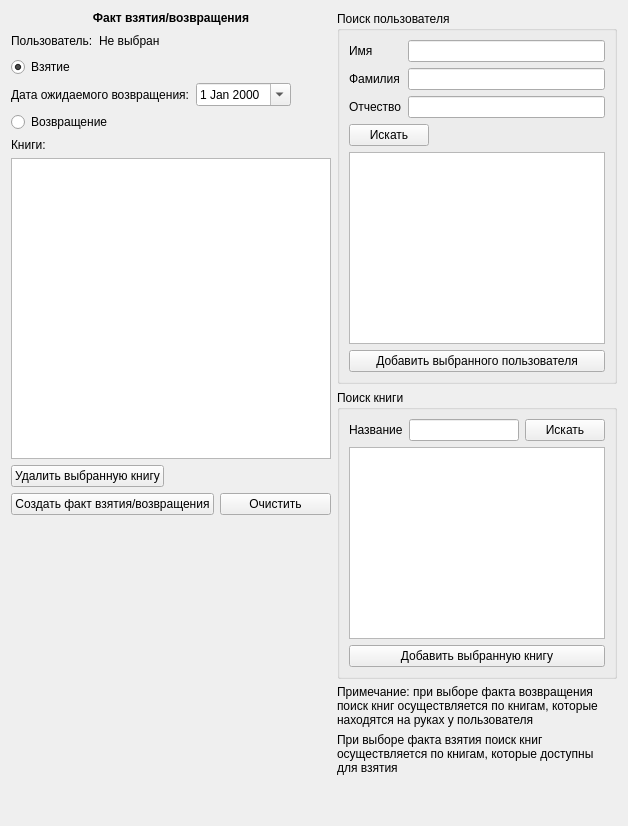
      <widget class="QWidget" name="tab_3">
       <attribute name="title">
        <string>Факт взятия/возвращения</string>
       </attribute>
       <layout class="QHBoxLayout" name="horizontalLayout_13">
        <item>
         <layout class="QVBoxLayout" name="verticalLayout_3">
          <item>
           <widget class="QLabel" name="label_4">
            <property name="font">
             <font>
              <weight>75</weight>
              <bold>true</bold>
             </font>
            </property>
            <property name="text">
             <string>Факт взятия/возвращения</string>
            </property>
            <property name="alignment">
             <set>Qt::AlignCenter</set>
            </property>
           </widget>
          </item>
          <item>
           <layout class="QHBoxLayout" name="horizontalLayout_37">
            <item>
             <widget class="QLabel" name="label_5">
              <property name="text">
               <string>Пользователь:</string>
              </property>
             </widget>
            </item>
            <item>
             <widget class="QLabel" name="factUserLabel">
              <property name="text">
               <string>Не выбран</string>
              </property>
             </widget>
            </item>
            <item>
             <spacer name="horizontalSpacer_18">
              <property name="orientation">
               <enum>Qt::Horizontal</enum>
              </property>
              <property name="sizeHint" stdset="0">
               <size>
                <width>40</width>
                <height>20</height>
               </size>
              </property>
             </spacer>
            </item>
           </layout>
          </item>
          <item>
           <widget class="QRadioButton" name="factTakeRadioBtn">
            <property name="text">
             <string>Взятие</string>
            </property>
            <property name="checked">
             <bool>true</bool>
            </property>
           </widget>
          </item>
          <item>
           <layout class="QHBoxLayout" name="horizontalLayout_14">
            <item>
             <widget class="QLabel" name="label">
              <property name="sizePolicy">
               <sizepolicy hsizetype="Fixed" vsizetype="Preferred">
                <horstretch>0</horstretch>
                <verstretch>0</verstretch>
               </sizepolicy>
              </property>
              <property name="text">
               <string>Дата ожидаемого возвращения:</string>
              </property>
             </widget>
            </item>
            <item>
             <widget class="QDateEdit" name="expectedReturnDate">
              <property name="sizePolicy">
               <sizepolicy hsizetype="Fixed" vsizetype="Fixed">
                <horstretch>0</horstretch>
                <verstretch>0</verstretch>
               </sizepolicy>
              </property>
              <property name="maximumSize">
               <size>
                <width>100</width>
                <height>16777215</height>
               </size>
              </property>
              <property name="calendarPopup">
               <bool>true</bool>
              </property>
             </widget>
            </item>
            <item>
             <spacer name="horizontalSpacer_19">
              <property name="orientation">
               <enum>Qt::Horizontal</enum>
              </property>
              <property name="sizeHint" stdset="0">
               <size>
                <width>40</width>
                <height>20</height>
               </size>
              </property>
             </spacer>
            </item>
           </layout>
          </item>
          <item>
           <widget class="QRadioButton" name="factReturnRadioBtn">
            <property name="sizePolicy">
             <sizepolicy hsizetype="Fixed" vsizetype="Fixed">
              <horstretch>0</horstretch>
              <verstretch>0</verstretch>
             </sizepolicy>
            </property>
            <property name="text">
             <string>Возвращение</string>
            </property>
           </widget>
          </item>
          <item>
           <widget class="QLabel" name="label_6">
            <property name="text">
             <string>Книги:</string>
            </property>
           </widget>
          </item>
          <item>
           <widget class="QListWidget" name="factBookList"/>
          </item>
          <item>
           <layout class="QHBoxLayout" name="horizontalLayout_10">
            <item>
             <widget class="QPushButton" name="factDeleteSelectedBookBtn">
              <property name="text">
               <string>Удалить выбранную книгу</string>
              </property>
             </widget>
            </item>
            <item>
             <spacer name="horizontalSpacer">
              <property name="orientation">
               <enum>Qt::Horizontal</enum>
              </property>
              <property name="sizeHint" stdset="0">
               <size>
                <width>40</width>
                <height>20</height>
               </size>
              </property>
             </spacer>
            </item>
           </layout>
          </item>
          <item>
           <layout class="QHBoxLayout" name="horizontalLayout">
            <item>
             <widget class="QPushButton" name="newFactBtn">
              <property name="text">
               <string>Создать факт взятия/возвращения</string>
              </property>
             </widget>
            </item>
            <item>
             <widget class="QPushButton" name="factClearFieldsBtn">
              <property name="text">
               <string>Очистить</string>
              </property>
             </widget>
            </item>
           </layout>
          </item>
          <item>
           <spacer name="verticalSpacer_11">
            <property name="orientation">
             <enum>Qt::Vertical</enum>
            </property>
            <property name="sizeHint" stdset="0">
             <size>
              <width>20</width>
              <height>40</height>
             </size>
            </property>
           </spacer>
          </item>
         </layout>
        </item>
        <item>
         <layout class="QVBoxLayout" name="verticalLayout_4">
          <item>
           <widget class="QGroupBox" name="groupBox_3">
            <property name="title">
             <string>Поиск пользователя</string>
            </property>
            <layout class="QVBoxLayout" name="verticalLayout">
             <item>
              <layout class="QGridLayout" name="gridLayout_11">
               <item row="3" column="0">
                <widget class="QLabel" name="label_39">
                 <property name="text">
                  <string>Отчество</string>
                 </property>
                </widget>
               </item>
               <item row="0" column="0">
                <widget class="QLabel" name="label_37">
                 <property name="text">
                  <string>Имя</string>
                 </property>
                </widget>
               </item>
               <item row="2" column="0">
                <widget class="QLabel" name="label_24">
                 <property name="text">
                  <string>Фамилия</string>
                 </property>
                </widget>
               </item>
               <item row="0" column="1">
                <widget class="QLineEdit" name="factFirstnameLineEdit">
                 <property name="inputMask">
                  <string/>
                 </property>
                </widget>
               </item>
               <item row="2" column="1">
                <widget class="QLineEdit" name="factLastnameLineEdit">
                 <property name="inputMask">
                  <string/>
                 </property>
                </widget>
               </item>
               <item row="3" column="1">
                <widget class="QLineEdit" name="factMiddlenameLineEdit">
                 <property name="inputMask">
                  <string/>
                 </property>
                </widget>
               </item>
              </layout>
             </item>
             <item>
              <layout class="QHBoxLayout" name="horizontalLayout_2">
               <item>
                <widget class="QPushButton" name="factSearchUserBtn">
                 <property name="text">
                  <string>Искать</string>
                 </property>
                </widget>
               </item>
               <item>
                <spacer name="horizontalSpacer_16">
                 <property name="orientation">
                  <enum>Qt::Horizontal</enum>
                 </property>
                 <property name="sizeHint" stdset="0">
                  <size>
                   <width>40</width>
                   <height>20</height>
                  </size>
                 </property>
                </spacer>
               </item>
              </layout>
             </item>
             <item>
              <widget class="QListWidget" name="factSearchUserList"/>
             </item>
             <item>
              <widget class="QPushButton" name="factAddSelectedUserBtn">
               <property name="text">
                <string>Добавить выбранного пользователя</string>
               </property>
              </widget>
             </item>
            </layout>
           </widget>
          </item>
          <item>
           <widget class="QGroupBox" name="groupBox_4">
            <property name="title">
             <string>Поиск книги</string>
            </property>
            <layout class="QVBoxLayout" name="verticalLayout_2">
             <item>
              <layout class="QGridLayout" name="gridLayout_2">
               <item row="0" column="0">
                <widget class="QLabel" name="label_25">
                 <property name="text">
                  <string>Название</string>
                 </property>
                </widget>
               </item>
               <item row="0" column="2">
                <widget class="QPushButton" name="factSearchBookBtn">
                 <property name="text">
                  <string>Искать</string>
                 </property>
                </widget>
               </item>
               <item row="0" column="1">
                <widget class="QLineEdit" name="factBookLineEdit">
                 <property name="inputMask">
                  <string/>
                 </property>
                </widget>
               </item>
              </layout>
             </item>
             <item>
              <widget class="QListWidget" name="factSearchBookList"/>
             </item>
             <item>
              <widget class="QPushButton" name="factAddSelectedBookBtn">
               <property name="text">
                <string>Добавить выбранную книгу</string>
               </property>
              </widget>
             </item>
            </layout>
           </widget>
          </item>
          <item>
           <widget class="QLabel" name="label_2">
            <property name="text">
             <string>Примечание: при выборе факта возвращения поиск книг осуществляется по книгам, которые находятся на руках у пользователя</string>
            </property>
            <property name="wordWrap">
             <bool>true</bool>
            </property>
           </widget>
          </item>
          <item>
           <widget class="QLabel" name="label_3">
            <property name="text">
             <string>При выборе факта взятия поиск книг осуществляется по книгам, которые доступны для взятия</string>
            </property>
            <property name="wordWrap">
             <bool>true</bool>
            </property>
           </widget>
          </item>
          <item>
           <spacer name="verticalSpacer_5">
            <property name="orientation">
             <enum>Qt::Vertical</enum>
            </property>
            <property name="sizeHint" stdset="0">
             <size>
              <width>20</width>
              <height>40</height>
             </size>
            </property>
           </spacer>
          </item>
         </layout>
        </item>
       </layout>
      </widget>
